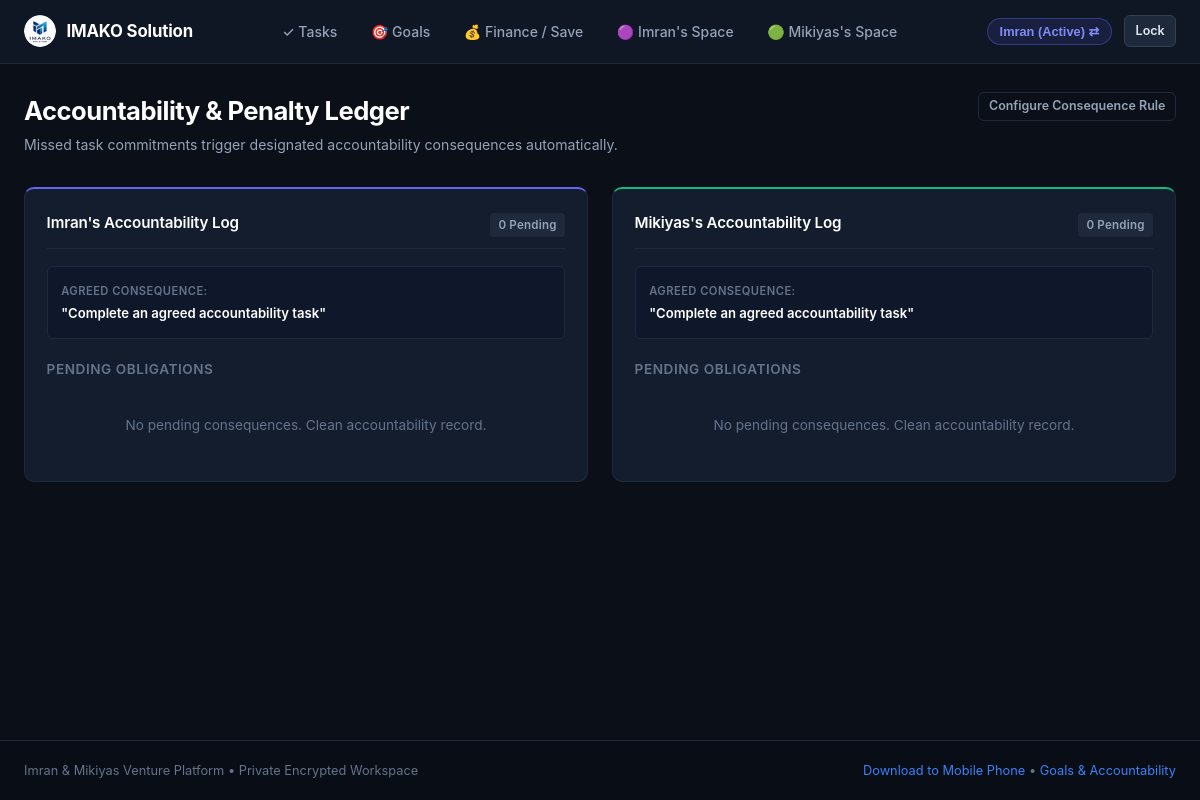
The page /penalties (signed in) on the database as committed earlier.
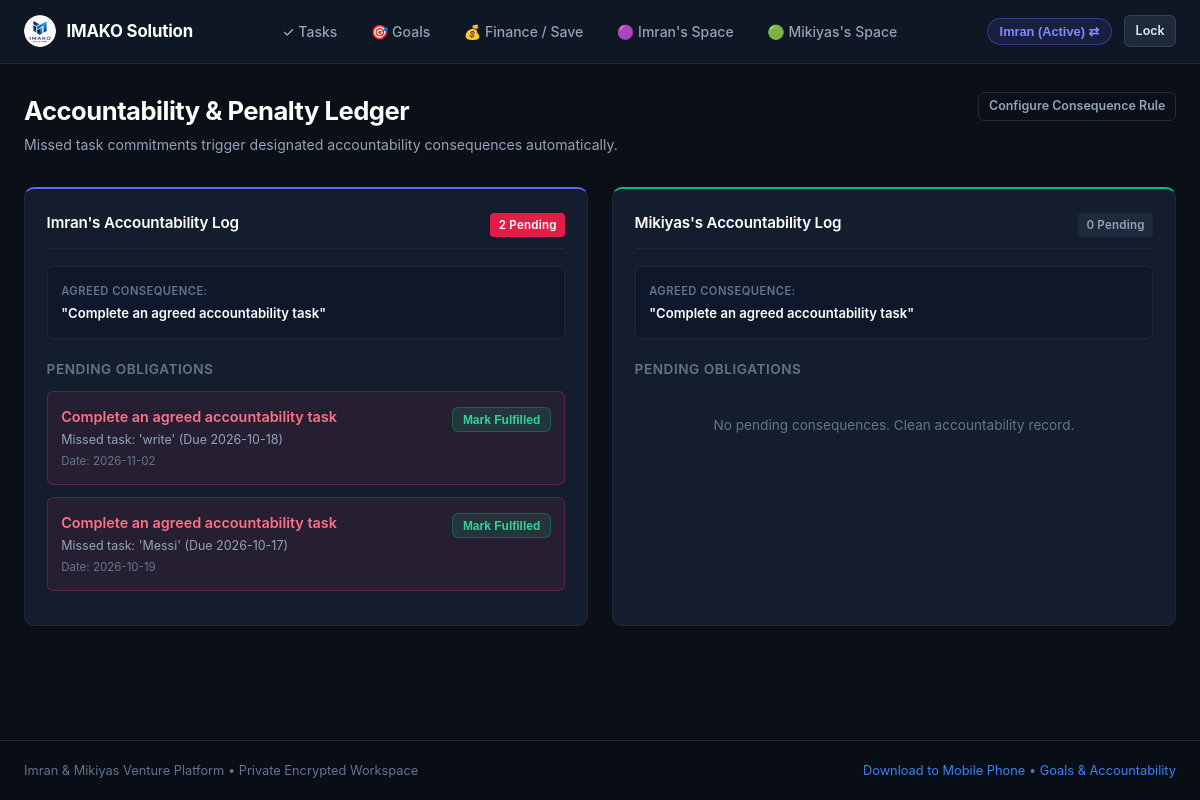
The same page on the database as committed later.
### tables this page shows
CREATE TABLE penalties (
        id INTEGER PRIMARY KEY AUTOINCREMENT,
        user_id TEXT NOT NULL,
        task_id INTEGER,
        consequence TEXT NOT NULL,
        reason TEXT NOT NULL,
        status TEXT NOT NULL DEFAULT 'Pending' CHECK(status IN ('Pending', 'Completed')),
        created_date TEXT NOT NULL,
        completed_date TEXT,
        created_at TIMESTAMP DEFAULT CURRENT_TIMESTAMP,
        FOREIGN KEY (user_id) REFERENCES users (id) ON DELETE CASCADE,
        FOREIGN KEY (task_id) REFERENCES tasks (id) ON DELETE SET NULL
    );

### app.py (the view)
@app.route("/penalties")
def penalties_view():
    conn = get_db_connection()
    check_and_apply_penalties(conn)
    cursor = conn.cursor()
    viewer_id = session.get("logged_in_user", "imran")
    cursor.execute("SELECT * FROM users WHERE id = 'imran'")
    partner_a = cursor.fetchone()
    cursor.execute("SELECT * FROM users WHERE id = 'mikiyas'")
    partner_b = cursor.fetchone()
    cursor.execute("SELECT * FROM penalties WHERE user_id = 'imran' AND status = 'Pending' ORDER BY id DESC")
    a_pending_penalties = cursor.fetchall()
    cursor.execute("SELECT * FROM penalties WHERE user_id = 'imran' AND status = 'Completed' ORDER BY completed_date DESC, id DESC LIMIT 10")
    a_completed_penalties = cursor.fetchall()
    cursor.execute("SELECT * FROM penalties WHERE user_id = 'mikiyas' AND status = 'Pending' ORDER BY id DESC")
    b_pending_penalties = cursor.fetchall()
    cursor.execute("SELECT * FROM penalties WHERE user_id = 'mikiyas' AND status = 'Completed' ORDER BY completed_date DESC, id DESC LIMIT 10")
    b_completed_penalties = cursor.fetchall()
    conn.close()
    return render_template(
        "penalties.html",
        active_page="penalties",
        partner_a=partner_a,
        partner_b=partner_b,
        a_pending_penalties=a_pending_penalties,
        a_completed_penalties=a_completed_penalties,
        a_pending_count=len(a_pending_penalties),
        b_pending_penalties=b_pending_penalties,
        b_completed_penalties=b_completed_penalties,
        b_pending_count=len(b_pending_penalties),
        viewer_id=viewer_id
    )

### app.py (called while the page is built, shortened)
@app.before_request
def require_authentication_gate():
    if request.endpoint == "static" or request.path.startswith(("/static/", "/public/")):
        return None
    allowed_exact = (
        "/", "/index", "/login", "/login/", "/favicon.ico", "/manifest.json", "/sw.js",
        "/api/index", "/api/index/", "/api/index.py", "/debug"
    )
    if (
        request.path in allowed_exact
        or request.endpoint in ("login", "debug_endpoint", "index", "vercel_entrypoint_dispatcher")
    ):
        return None
    user = session.get("logged_in_user") or request.cookies.get("partner_user")
    if user in ("imran", "mikiyas"):
        if not session.get("logged_in_user"):
            session["logged_in_user"] = user
            session.permanent = True
        return None

### database/db.py (called while the page is built, shortened)
def get_db_connection():
    global _last_db_check
    conn = sqlite3.connect(DB_PATH, factory=SyncedConnection)
    conn.row_factory = sqlite3.Row
    conn.execute("PRAGMA foreign_keys = ON")
    return conn

    def commit(self):
        super().commit()
        if is_serverless:
            sync_db()

### templates/penalties.html (shortened to what the changed rows need)
{% extends "base.html" %}
{% block content %}
<div style="margin-bottom: 2rem; display:flex; justify-content:space-between; align-items:flex-start; flex-wrap:wrap; gap:1rem;">
  <div>
    <h1 style="font-size: 1.6rem; font-weight: 700;">Accountability &amp; Penalty Ledger</h1>
  </div>
</div>
<div class="grid-2">
  <div class="card" style="border-top: 2px solid var(--accent-indigo);">
    <div class="card-header">
      <div class="card-title" style="color:#ffffff;">Imran's Accountability Log</div>
      <div>
        {% if a_pending_count > 0 %}
          <span class="badge badge-overdue">{{ a_pending_count }} Pending</span>
        {% else %}
          <span class="badge" style="background:#1e293b; color:#94a3b8;">0 Pending</span>
        {% endif %}
      </div>
    </div>
    <div style="background:#0f172a; border:1px solid var(--border-color); border-radius:var(--radius-sm); padding:0.85rem; margin-bottom:1.25rem; font-size:0.82rem;">
      <span style="color:var(--text-subtle); text-transform:uppercase; font-size:0.7rem; font-weight:600; letter-spacing:0.04em;">Agreed Consequence:</span>
      <div style="font-weight:600; color:#ffffff; margin-top:0.25rem;">
      </div>
    </div>
    <h4 style="font-size:0.85rem; font-weight:600; text-transform:uppercase; letter-spacing:0.04em; color:var(--text-subtle); margin-bottom:0.75rem;">Pending Obligations</h4>
    {% if a_pending_penalties %}
      {% for p in a_pending_penalties %}
        <div style="background:rgba(244, 63, 94, 0.08); border:1px solid rgba(244, 63, 94, 0.25); border-radius:var(--radius-sm); padding:0.85rem; margin-bottom:0.75rem;">
          <div style="display:flex; justify-content:space-between; align-items:flex-start; gap:0.5rem;">
            <div>
              <div style="font-weight:600; color:#fb7185; font-size:0.9rem;">{{ p.consequence }}</div>
              <div style="font-size:0.78rem; color:var(--text-muted); margin-top:0.25rem;">{{ p.reason }}</div>
              <div style="font-size:0.72rem; color:var(--text-subtle); margin-top:0.2rem;">Date: {{ p.created_date }}</div>
            </div>
            <div>
              <form action="{{ url_for('complete_penalty', penalty_id=p.id) }}" method="POST">
                <button type="submit" class="btn btn-success btn-sm" style="font-size:0.75rem;">
                  Mark Fulfilled
                </button>
              </form>
            </div>
          </div>
        </div>
      {% endfor %}
    {% else %}
      <div style="padding:1.5rem 0; color:var(--text-subtle); font-size:0.85rem; text-align:center;">
        No pending consequences. Clean accountability record.
      </div>
    {% endif %}
  </div>
</div>
{% endblock %}

Rows that differ between the two databases and show on the page:
added penalties: consequence "Complete an agreed accountability task", reason "Missed task: 'write' (Due 2026-10-18)", created_date "2026-11-02"
added penalties: consequence "Complete an agreed accountability task", reason "Missed task: 'Messi' (Due 2026-10-17)", created_date "2026-10-19"
Other text that changed with them:
{{ a_pending_count }}: (not shown) → "2"
text no longer shown: "0 Pending No pending consequences. Clean accountability record."
text now shown: "Pending"
